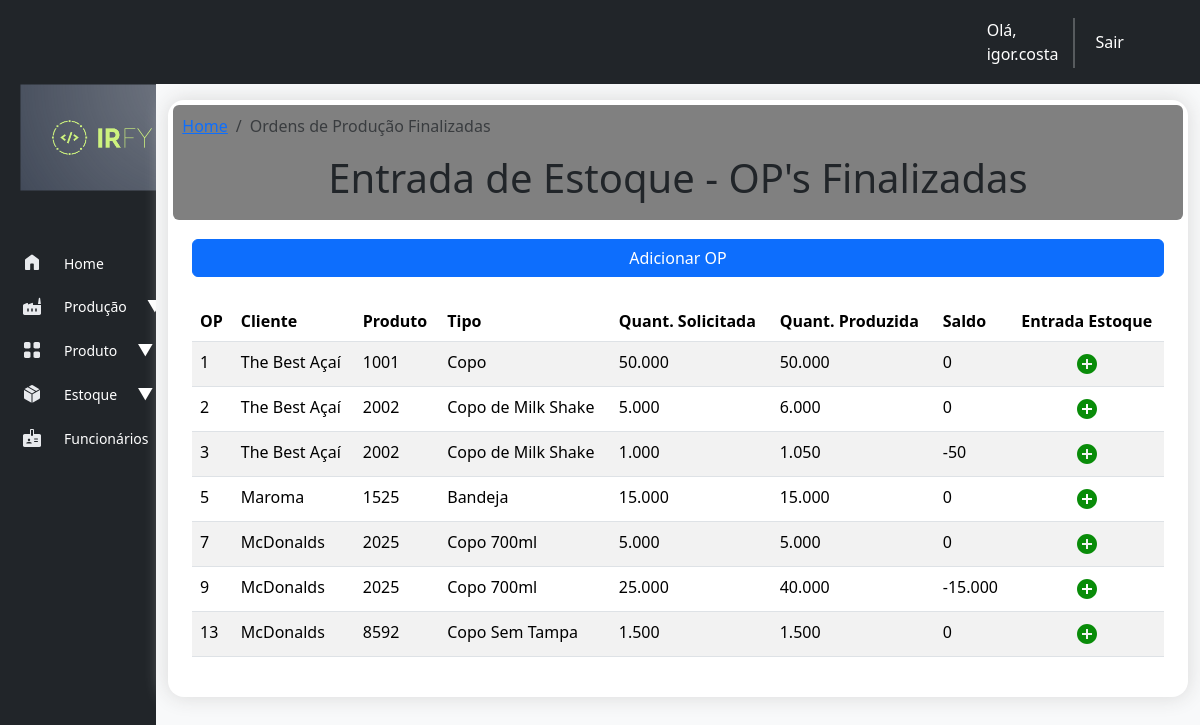
The app's page /estoque/ordens_producao_finalizadas/ (signed in), older data.
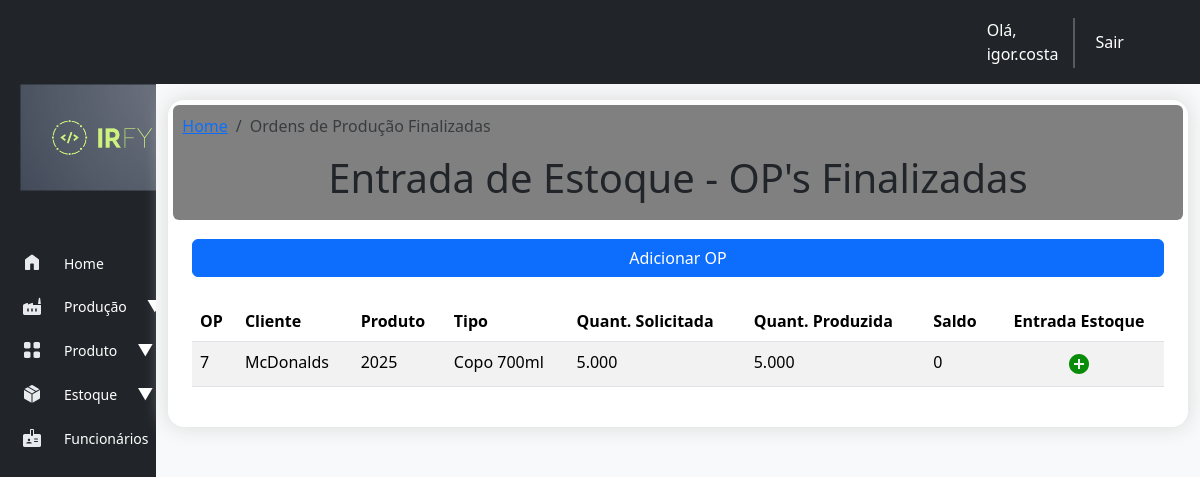
The same page, newer data.
### producao/models.py (models this page shows, shortened)
class OrdemProducao(models.Model):
    STATUS_CHOICES = [
        ('pendente', 'Pendente'),
        ('em_producao', 'Em Produção'),
        ('finalizada', 'Finalizada'),
    ]
    cliente = models.ForeignKey(Cliente, on_delete=models.CASCADE)
    produto = models.ForeignKey(Produto, on_delete=models.CASCADE)
    quantidade = models.FloatField()
    quantidade_produzida = models.FloatField(default=0)
    saldo_op = models.FloatField(blank=True, null=True)
    data_criacao = models.DateTimeField(auto_now_add=True)
    data_previsao = models.DateField()
    status = models.CharField(max_length=20, choices=STATUS_CHOICES, default='pendente')
    is_estoque = models.BooleanField(default=0)
    class Meta:
        verbose_name_plural = 'ordens_de_producao'

### cadastro/models.py (models this page shows, shortened)
class Cliente(models.Model):
    TIPOS_CLIENTE = [
        ('pf', 'Pessoa Física'),
        ('pj', 'Pessoa Jurídica'),
    ]
    nome_cliente = models.CharField(max_length=255)
    tipo_cliente = models.CharField(max_length=2, choices=TIPOS_CLIENTE, default='pf')
    cpf_cnpj = models.CharField(max_length=18, unique=True)
    email = models.EmailField(max_length=254)
    telefone = models.CharField(max_length=20, blank=True, null=True)
    endereco = models.TextField()
    data_cadastro = models.DateTimeField(auto_now_add=True)

class Produto(models.Model):
    cliente = models.ForeignKey(Cliente, on_delete=models.CASCADE)
    nome = models.CharField(max_length=255)
    codigo = models.CharField(max_length=50, unique=True)
    descricao = models.TextField(blank=True, null=True)
    material = models.CharField(max_length=100, null=True)
    peso = models.DecimalField(max_digits=10, decimal_places=2)
    volume = models.DecimalField(max_digits=10, decimal_places=2)
    cor = models.CharField(max_length=50, null=True)

### estoque/views.py (the view)
# urls.py: path('ordens_producao_finalizadas/', views.ordens_producao_entrada_estoque, name='ordens_producao_entrada_estoque'),
@login_required
def ordens_producao_entrada_estoque(request):
    ordens_producao = OrdemProducao.objects.filter(status="finalizada", is_estoque=False).order_by('data_criacao')
    context = {'ordens_producao': ordens_producao}
    return render(request, 'estoque_acabado/ordens_producao_finalizadas.html', context)

### estoque/templates/estoque_acabado/ordens_producao_finalizadas.html (shortened to what this page needs)
{% extends "base.html" %}
{% load static %}
{% load humanize %}
{% block header %}
<nav aria-label="breadcrumb">
  <ol class="breadcrumb">
    <li class="breadcrumb-item"><a href="{% url 'index' %}">Home</a></li>
    <li class="breadcrumb-item active" aria-current="page">Ordens de Produção Finalizadas</li>
  </ol>
</nav>
        <h2 style="text-align: center;" class="display-6">Entrada de Estoque - OP's Finalizadas</h2>
{% endblock header %}
{% block content %}
{% block buttons %}
  <div class="d-grid gap-2" style="margin-top: 10px;">
      <a class="btn btn-primary" href="{% url 'new_ordem'%}" role="button">Adicionar OP</a>
  </div>
{% endblock buttons %}
    <table class="table table-striped table-hover">
        <thead>
          <tr>
            <th scope="col">OP</th>
            <th scope="col">Cliente</th>
            <th scope="col">Produto</th>
            <th scope="col">Tipo</th>
            <th scope="col">Quant. Solicitada</th>
            <th scope="col">Quant. Produzida</th>
            <th scope="col">Saldo</th>
            <th style="text-align: center;" scope="col">Entrada Estoque</th>
          </tr>
        </thead>
        <tbody class="table">
        {% for ordem_producao in ordens_producao %}
          <tr style="cursor: pointer;" onclick="window.location.href='{% url 'ordem_producao' ordem_producao.id %}'">
              <td scope="row">{{ ordem_producao.id }}</td>
              <td>{{ ordem_producao.cliente.nome_cliente }}</td>
              <td>{{ ordem_producao.produto.codigo }}</td>
              <td>{{ ordem_producao.produto.nome }}</td>
              <td>{{ ordem_producao.quantidade|floatformat:0|intcomma }}</td>
              <td>{{ ordem_producao.quantidade_produzida|floatformat:0|intcomma}}</td>
              <td>{{ ordem_producao.saldo_op|floatformat:0|intcomma }}</td>
              <td style="text-align: center;"><a class="p-0" href="{% url 'entrada_estoque' ordem_producao.id %}"><img src="{% static 'icons/plus-button.svg' %}" style="padding: 0; color: #098c09;"></a></td>
          </tr>
        {% empty %}
          Não há ordens para visualizar
        {% endfor %}
        </tbody>
      </table>
{% endblock content %}

Row changes from the older to the newer data that the page shows:
no longer on this page (row edited): OrdemProducao: id "1", cliente.nome_cliente "The Best Açaí", produto.codigo "1001", produto.nome "Copo", quantidade "50.000", quantidade_produzida "50.000", saldo_op "0"
no longer on this page (row edited): OrdemProducao: id "2", cliente.nome_cliente "The Best Açaí", produto.codigo "2002", produto.nome "Copo de Milk Shake", quantidade "5.000", quantidade_produzida "6.000", saldo_op "0"
no longer on this page (row edited): OrdemProducao: id "3", cliente.nome_cliente "The Best Açaí", produto.codigo "2002", produto.nome "Copo de Milk Shake", quantidade "1.000", quantidade_produzida "1.050", saldo_op "-50"
no longer on this page (row edited): OrdemProducao: id "5", cliente.nome_cliente "Maroma", produto.codigo "1525", produto.nome "Bandeja", quantidade "15.000", quantidade_produzida "15.000", saldo_op "0"
no longer on this page (row edited): OrdemProducao: id "9", cliente.nome_cliente "McDonalds", produto.codigo "2025", produto.nome "Copo 700ml", quantidade "25.000", quantidade_produzida "40.000", saldo_op "-15.000"
no longer on this page (row edited): OrdemProducao: id "13", cliente.nome_cliente "McDonalds", produto.codigo "8592", produto.nome "Copo Sem Tampa", quantidade "1.500", quantidade_produzida "1.500", saldo_op "0"
